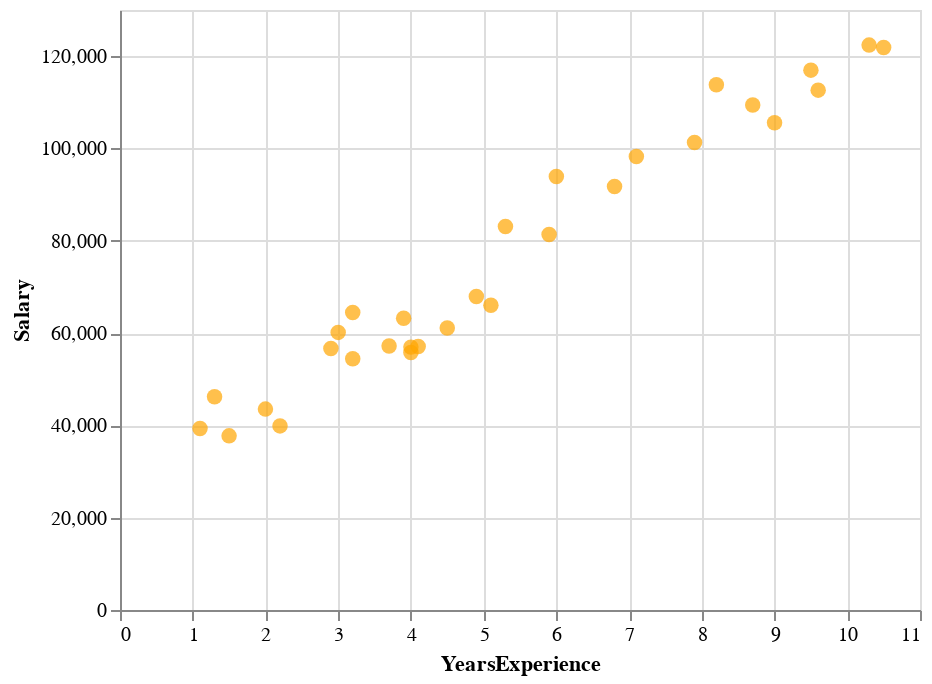

The code cell stored with this chart in its notebook:
### Markdown cell above
**[2.2]** Display the scatter plot

### Code cell
scatter_chart

### Figure 1 — Vega-Lite specification as saved in the notebook (floating-point values rounded to 4 significant figures)
{"config": {"view": {"continuousWidth": 400, "continuousHeight": 300}}, "data": {"name": "data-09773d8f115bcdd7976eced50e1ebdda"}, "mark": {"type": "circle", "color": "orange", "size": 60}, "encoding": {"x": {"field": "YearsExperience", "type": "quantitative"}, "y": {"field": "Salary", "type": "quantitative"}}, "$schema": "https://vega.github.io/schema/vega-lite/v4.17.0.json", "datasets": {"data-09773d8f115bcdd7976eced50e1ebdda": [{"YearsExperience": 1.1, "Salary": 39340.0}, {"YearsExperience": 1.3, "Salary": 46200.0}, {"YearsExperience": 1.5, "Salary": 37730.0}, {"YearsExperience": 2.0, "Salary": 43520.0}, {"YearsExperience": 2.2, "Salary": 39890.0}, {"YearsExperience": 2.9, "Salary": 56640.0}, {"YearsExperience": 3.0, "Salary": 60150.0}, {"YearsExperience": 3.2, "Salary": 54440.0}, {"YearsExperience": 3.2, "Salary": 64440.0}, {"YearsExperience": 3.7, "Salary": 57190.0}, {"YearsExperience": 3.9, "Salary": 63220.0}, {"YearsExperience": 4.0, "Salary": 55790.0}, {"YearsExperience": 4.0, "Salary": 56960.0}, {"YearsExperience": 4.1, "Salary": 57080.0}, {"YearsExperience": 4.5, "Salary": 61110.0}, {"YearsExperience": 4.9, "Salary": 67940.0}, {"YearsExperience": 5.1, "Salary": 66030.0}, {"YearsExperience": 5.3, "Salary": 83090.0}, {"YearsExperience": 5.9, "Salary": 81360.0}, {"YearsExperience": 6.0, "Salary": 93940.0}, {"YearsExperience": 6.8, "Salary": 91740.0}, {"YearsExperience": 7.1, "Salary": 98270.0}, {"YearsExperience": 7.9, "Salary": 101300.0}, {"YearsExperience": 8.2, "Salary": 113800.0}, {"YearsExperience": 8.7, "Salary": 109400.0}, {"YearsExperience": 9.0, "Salary": 105600.0}, {"YearsExperience": 9.5, "Salary": 117000.0}, {"YearsExperience": 9.6, "Salary": 112600.0}, {"YearsExperience": 10.3, "Salary": 122400.0}, {"YearsExperience": 10.5, "Salary": 121900.0}]}}
